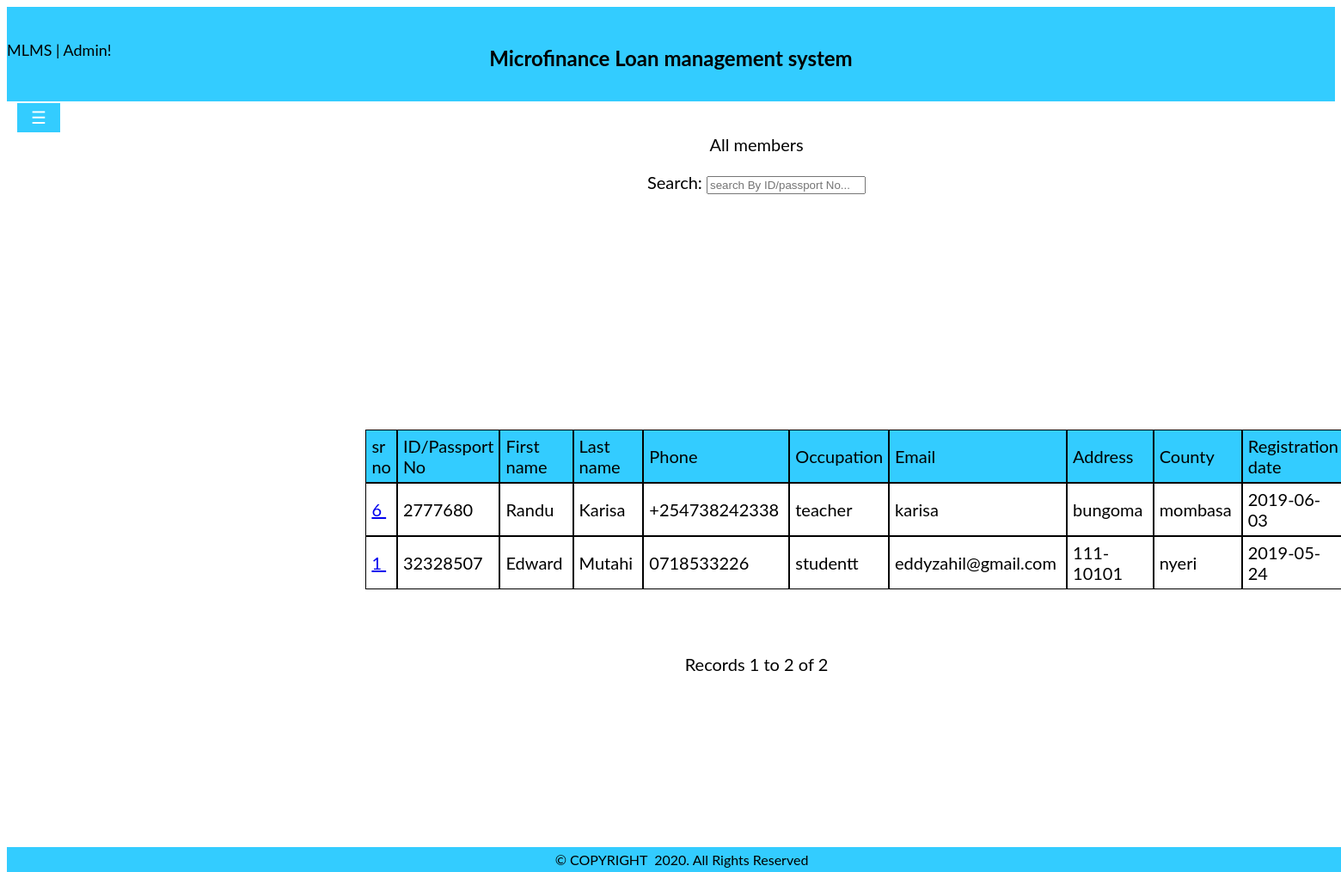
/admin/displaymember.php, run on the app's committed database.
### tables this page shows
CREATE TABLE `member` (
  `id` int(5) NOT NULL,
  `memberId` int(8) NOT NULL,
  `fName` varchar(15) NOT NULL,
  `lName` varchar(15) NOT NULL,
  `gender` varchar(6) NOT NULL,
  `phone` varchar(13) NOT NULL,
  `occupation` varchar(20) NOT NULL,
  `email` varchar(30) NOT NULL,
  `password` varchar(15) NOT NULL,
  `address` varchar(12) NOT NULL,
  `county` varchar(20) NOT NULL,
  `district` varchar(20) NOT NULL,
  `location` varchar(20) NOT NULL,
  `photo` varchar(200) NOT NULL,
  `dob` date NOT NULL,
  `regDate` date NOT NULL
);

### admin/displaymember.php (the view, shortened to what this page needs)
<?php require_once('../Connections/mlms.php'); ?>
<?php
$maxRows_dispmember = 10;
$pageNum_dispmember = 0;
$startRow_dispmember = $pageNum_dispmember * $maxRows_dispmember;
$query_dispmember = "SELECT id, memberId, fName, lName, phone, occupation, email, address, county, regDate FROM member";
$query_limit_dispmember = sprintf("%s LIMIT %d, %d", $query_dispmember, $startRow_dispmember, $maxRows_dispmember);
$dispmember = mysql_query($query_limit_dispmember, $mlms) or die(mysql_error());
$row_dispmember = mysql_fetch_assoc($dispmember);
if (isset($_GET['totalRows_dispmember'])) {
  $totalRows_dispmember = $_GET['totalRows_dispmember'];
} else {
  $all_dispmember = mysql_query($query_dispmember);
  $totalRows_dispmember = mysql_num_rows($all_dispmember);
}
$totalPages_dispmember = ceil($totalRows_dispmember/$maxRows_dispmember)-1;
?>
<!DOCTYPE html PUBLIC "-//W3C//DTD XHTML 1.0 Transitional//EN" "http://www.w3.org/TR/xhtml1/DTD/xhtml1-transitional.dtd">
<html xmlns="http://www.w3.org/1999/xhtml">
<head>
<link rel="stylesheet" type="text/css" href="../Assets/css/body.css">
<link rel="stylesheet" type="text/css" href="../Assets/css/sidebar.css">
<link rel="stylesheet" type="text/css" href="../Assets/css/dropdown.css" />
<link rel="stylesheet" type="text/css" href="../font-awesome-4.7.0/css/font-awesome.min.css" />
</head>
<body><div class="nav">
<div class="header" class="responsive">
<span class="title"   style="font-size:18px;">MLMS | Admin!</span>
<center>
<h2>Microfinance Loan management system</h2>
</center>
</div>
</div>
<div id="main">
  <button class="openbtn"  onClick="openNav()">☰</button> </div>
<center>
<div class="mainn">
<div class="container">
<p>All members</p>
  <table border="0" align="center">
    Search: <input type="text" placeholder="search By ID/passport No..." id="myInput" onKeyUp="myFunction()"><br><br>
    <table border="1"  cellpadding="6" width="60%" cellspacing="0" bordercolor="#000000" align="center" id="id01" class="w3-table w3-bordered w3-striped w3-margin-top w3-border">
      <tr bgcolor="#33CCFF">
      <td>sr no</td>
      <td>ID/Passport No</td>
      <td>First name</td>
      <td>Last name</td>
      <td>Phone</td>
      <td>Occupation</td>
      <td>Email</td>
      <td>Address</td>
      <td>County</td>
      <td>Registration date</td>
    </tr>
    <?php do { ?>
      <tr>
        <td><a href="managemember.php?recordID=<?php echo $row_dispmember['id']; ?>"> <?php echo $row_dispmember['id']; ?>&nbsp; </a></td>
        <td><?php echo $row_dispmember['memberId']; ?>&nbsp; </td>
        <td><?php echo $row_dispmember['fName']; ?>&nbsp; </td>
        <td><?php echo $row_dispmember['lName']; ?>&nbsp; </td>
        <td><?php echo $row_dispmember['phone']; ?>&nbsp; </td>
        <td><?php echo $row_dispmember['occupation']; ?>&nbsp; </td>
        <td><?php echo $row_dispmember['email']; ?>&nbsp; </td>
        <td><?php echo $row_dispmember['address']; ?>&nbsp; </td>
        <td><?php echo $row_dispmember['county']; ?>&nbsp; </td>
        <td><?php echo $row_dispmember['regDate']; ?>&nbsp; </td>
      </tr>
      <?php } while ($row_dispmember = mysql_fetch_assoc($dispmember)); ?>
  </table>
  Records <?php echo ($startRow_dispmember + 1) ?> to <?php echo min($startRow_dispmember + $maxRows_dispmember, $totalRows_dispmember) ?> of <?php echo $totalRows_dispmember ?>
  <br />
  <table border="0">
    <tr>
      <td><?php if ($pageNum_dispmember > 0) {  ?>
          <?php }  ?></td>
      <td><?php if ($pageNum_dispmember > 0) {  ?>
          <?php }  ?></td>
      <td><?php if ($pageNum_dispmember < $totalPages_dispmember) {  ?>
          <?php }  ?></td>
      <td><?php if ($pageNum_dispmember < $totalPages_dispmember) {  ?>
          <?php }  ?></td>
    </tr>
  </table>
  </div>
 </div>
</center>
<div class="footer" align="center">
 &copy; COPYRIGHT &nbsp;<?php echo date("Y"); ?>. All Rights Reserved
</div>
</body>
</html>

### Assets/css/body.css (style rules this page uses)
body { font-family: "Lato", sans-serif; background-repeat:no-repeat; background-size:cover; }
.header { height:90px; background-color:#3CF; padding-top:20px; position: sticky; margin-top:0px; margin-right:15px; }
.nav { position:fixed; width:100%; line-height:60px; margin-right:15px; }
h2 { margin-top:-50px; }
.footer { background-color:#3CF; width:100%; color:#000; text-align:center; position:fixed; bottom:0; padding:5px; }
.mainn { margin-left: 200px; font-size: 20px; padding: 0px 10px; margin-top:80px; }
.container { padding: 16px; }
button { background-color:#3CF; color:#000; padding: 14px 20px; margin: 8px 0; border: none; cursor: pointer; width: 50%; }
.container { padding: 16px; height:70%; width:80%; }

### Assets/css/sidebar.css (style rules this page uses)
.openbtn { font-size: 20px; cursor: pointer; background-color:#3CF; color: white; padding: 5px 10px; border: none; width:50px; top:0; left:0; margin-top:120px; position:fixed; margin-left:20px; }
#main { transition: margin-left .5s; padding: 16px; }

### Assets/css/dropdown.css (style rules this page uses)
table { margin:75px; padding-top:25px; border:0px solid #000000; border-radius: 0px 0px 0px 0px; margin-top:100px; }

### data on the page
member: id "6", memberId "2777680", fName "Randu", lName "Karisa", phone "+254738242338", occupation "teacher", email "karisa", address "bungoma", county "mombasa", regDate "2019-06-03"
member: id "1", memberId "32328507", fName "Edward", lName "Mutahi", phone "0718533226", occupation "studentt", email "eddyzahil@gmail.com", address "111-10101", county "nyeri", regDate "2019-05-24"

### other printed values
$startRow_dispmember + 1 "1"
min($startRow_dispmember + $maxRows_dispmember, $totalRows_dispmember) "2"
$totalRows_dispmember "2"
